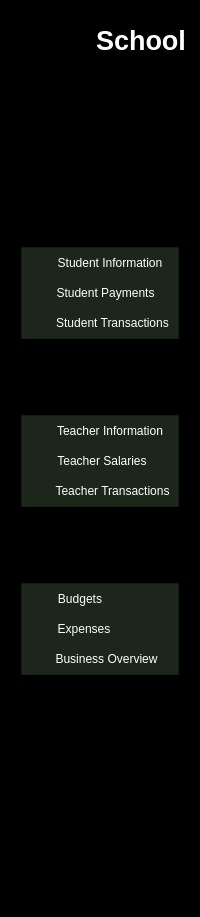
      <widget class="QWidget" name="icon_text_widget" native="true">
       <property name="styleSheet">
        <string notr="true">QWidget{
	background-color: rgb(0, 0, 0);
	color: rgb(255, 255, 255);
}

QPushButton { 
	height: 30px;
    border:none;
}</string>
       </property>
       <layout class="QVBoxLayout" name="verticalLayout_3">
        <property name="topMargin">
         <number>20</number>
        </property>
        <item>
         <layout class="QHBoxLayout" name="horizontalLayout">
          <property name="spacing">
           <number>15</number>
          </property>
          <property name="leftMargin">
           <number>30</number>
          </property>
          <property name="rightMargin">
           <number>0</number>
          </property>
          <item>
           <widget class="QLabel" name="label_4">
            <property name="minimumSize">
             <size>
              <width>40</width>
              <height>40</height>
             </size>
            </property>
            <property name="maximumSize">
             <size>
              <width>40</width>
              <height>40</height>
             </size>
            </property>
            <property name="text">
             <string/>
            </property>
            <property name="pixmap">
             <pixmap resource="resources.qrc">:/Icons/logo.png</pixmap>
            </property>
            <property name="scaledContents">
             <bool>true</bool>
            </property>
           </widget>
          </item>
          <item>
           <widget class="QLabel" name="label_5">
            <property name="font">
             <font>
              <pointsize>20</pointsize>
              <weight>75</weight>
              <bold>true</bold>
             </font>
            </property>
            <property name="styleSheet">
             <string notr="true">color: rgb(255, 255, 255);</string>
            </property>
            <property name="text">
             <string>School</string>
            </property>
           </widget>
          </item>
         </layout>
        </item>
        <item>
         <layout class="QVBoxLayout" name="verticalLayout">
          <property name="spacing">
           <number>20</number>
          </property>
          <property name="topMargin">
           <number>35</number>
          </property>
          <item>
           <widget class="QPushButton" name="dashboard_btn_2">
            <property name="styleSheet">
             <string notr="true">QPushButton { 
	padding-left:-60px;
	height: 30px;
    border:none;
}

QPushButton:checked {
	background-color: rgb(255, 255, 255);
    border:none;
	border-radius: 3px;
}


</string>
            </property>
            <property name="text">
             <string/>
            </property>
            <property name="icon">
             <iconset resource="resources.qrc">
              <normaloff>:/Icons/dashboard2.png</normaloff>
              <normalon>:/Icons/dashboard1.png</normalon>:/Icons/dashboard2.png</iconset>
            </property>
            <property name="iconSize">
             <size>
              <width>100</width>
              <height>60</height>
             </size>
            </property>
            <property name="checkable">
             <bool>true</bool>
            </property>
            <property name="autoExclusive">
             <bool>false</bool>
            </property>
           </widget>
          </item>
          <item>
           <widget class="QPushButton" name="institution_btn_2">
            <property name="styleSheet">
             <string notr="true">QPushButton{
	padding-left:-65px;
}

QPushButton:checked {
	background-color: rgb(255, 255, 255);
    border:none;
	border-radius: 3px;
}


</string>
            </property>
            <property name="text">
             <string/>
            </property>
            <property name="icon">
             <iconset resource="resources.qrc">
              <normaloff>:/Icons/institution2.png</normaloff>
              <normalon>:/Icons/institution1.png</normalon>:/Icons/institution2.png</iconset>
            </property>
            <property name="iconSize">
             <size>
              <width>100</width>
              <height>60</height>
             </size>
            </property>
            <property name="checkable">
             <bool>true</bool>
            </property>
            <property name="autoExclusive">
             <bool>false</bool>
            </property>
           </widget>
          </item>
          <item>
           <widget class="QFrame" name="frame">
            <property name="frameShape">
             <enum>QFrame::StyledPanel</enum>
            </property>
            <property name="frameShadow">
             <enum>QFrame::Raised</enum>
            </property>
            <layout class="QVBoxLayout" name="verticalLayout_7">
             <item>
              <widget class="QPushButton" name="students_btn_3">
               <property name="styleSheet">
                <string notr="true">height:30px;</string>
               </property>
               <property name="text">
                <string/>
               </property>
               <property name="icon">
                <iconset resource="resources.qrc">
                 <normaloff>:/Icons/students3.png</normaloff>
                 <normalon>:/Icons/students4.png</normalon>:/Icons/students3.png</iconset>
               </property>
               <property name="iconSize">
                <size>
                 <width>200</width>
                 <height>60</height>
                </size>
               </property>
               <property name="checkable">
                <bool>true</bool>
               </property>
               <property name="autoExclusive">
                <bool>false</bool>
               </property>
              </widget>
             </item>
             <item>
              <widget class="QFrame" name="students_dropdown_2">
               <property name="styleSheet">
                <string notr="true">background-color: rgb(29, 38, 27);</string>
               </property>
               <property name="frameShape">
                <enum>QFrame::StyledPanel</enum>
               </property>
               <property name="frameShadow">
                <enum>QFrame::Raised</enum>
               </property>
               <layout class="QVBoxLayout" name="verticalLayout_23">
                <property name="spacing">
                 <number>0</number>
                </property>
                <property name="leftMargin">
                 <number>0</number>
                </property>
                <property name="topMargin">
                 <number>0</number>
                </property>
                <property name="rightMargin">
                 <number>0</number>
                </property>
                <property name="bottomMargin">
                 <number>0</number>
                </property>
                <item>
                 <widget class="QPushButton" name="student_info_btn_3">
                  <property name="styleSheet">
                   <string notr="true">QPushButton {
  padding-left: 20px;
  height: 30px;
  border:none;
}

QPushButton:hover {
    color: #12B298;
}</string>
                  </property>
                  <property name="text">
                   <string>Student Information</string>
                  </property>
                  <property name="checkable">
                   <bool>true</bool>
                  </property>
                  <property name="autoExclusive">
                   <bool>false</bool>
                  </property>
                 </widget>
                </item>
                <item>
                 <widget class="QPushButton" name="student_payments_btn_3">
                  <property name="styleSheet">
                   <string notr="true">

QPushButton {
padding-left: 11px;
height: 30px;
 border:none;
}
QPushButton:hover {
    color: #12B298;
}</string>
                  </property>
                  <property name="text">
                   <string>Student Payments</string>
                  </property>
                  <property name="checkable">
                   <bool>true</bool>
                  </property>
                  <property name="autoExclusive">
                   <bool>false</bool>
                  </property>
                 </widget>
                </item>
                <item>
                 <widget class="QPushButton" name="student_transactions_btn_3">
                  <property name="styleSheet">
                   <string notr="true">QPushButton {
padding-left: 25px;
height: 30px;
 border:none;
}
QPushButton:hover {
    color: #12B298;
}</string>
                  </property>
                  <property name="text">
                   <string>Student Transactions</string>
                  </property>
                  <property name="checkable">
                   <bool>true</bool>
                  </property>
                  <property name="autoExclusive">
                   <bool>false</bool>
                  </property>
                 </widget>
                </item>
               </layout>
              </widget>
             </item>
            </layout>
           </widget>
          </item>
          <item>
           <widget class="QFrame" name="frame_2">
            <property name="frameShape">
             <enum>QFrame::StyledPanel</enum>
            </property>
            <property name="frameShadow">
             <enum>QFrame::Raised</enum>
            </property>
            <layout class="QVBoxLayout" name="verticalLayout_8">
             <item>
              <widget class="QPushButton" name="teachers_btn_4">
               <property name="styleSheet">
                <string notr="true">height: 30px;</string>
               </property>
               <property name="text">
                <string/>
               </property>
               <property name="icon">
                <iconset resource="resources.qrc">
                 <normaloff>:/Icons/teachers3.png</normaloff>
                 <normalon>:/Icons/teachers4.png</normalon>:/Icons/teachers3.png</iconset>
               </property>
               <property name="iconSize">
                <size>
                 <width>200</width>
                 <height>60</height>
                </size>
               </property>
               <property name="checkable">
                <bool>true</bool>
               </property>
               <property name="autoExclusive">
                <bool>false</bool>
               </property>
              </widget>
             </item>
             <item>
              <widget class="QFrame" name="teachers_dropdown_2">
               <property name="enabled">
                <bool>true</bool>
               </property>
               <property name="styleSheet">
                <string notr="true">background-color: rgb(29, 38, 27);</string>
               </property>
               <property name="frameShape">
                <enum>QFrame::StyledPanel</enum>
               </property>
               <property name="frameShadow">
                <enum>QFrame::Raised</enum>
               </property>
               <layout class="QVBoxLayout" name="verticalLayout_24">
                <property name="spacing">
                 <number>0</number>
                </property>
                <property name="leftMargin">
                 <number>0</number>
                </property>
                <property name="topMargin">
                 <number>0</number>
                </property>
                <property name="rightMargin">
                 <number>0</number>
                </property>
                <property name="bottomMargin">
                 <number>0</number>
                </property>
                <item>
                 <widget class="QPushButton" name="teacher_info_btn_3">
                  <property name="styleSheet">
                   <string notr="true">QPushButton {
padding-left: 20px;
height: 30px;
border:none;

}
QPushButton:hover {
    color: #12B298;
}</string>
                  </property>
                  <property name="text">
                   <string>Teacher Information</string>
                  </property>
                  <property name="checkable">
                   <bool>true</bool>
                  </property>
                  <property name="autoExclusive">
                   <bool>false</bool>
                  </property>
                 </widget>
                </item>
                <item>
                 <widget class="QPushButton" name="teacher_salaries_btn_3">
                  <property name="styleSheet">
                   <string notr="true">QPushButton {
padding-left: 4px;
height: 30px;
border:none;

}
QPushButton:hover {
    color: #12B298;
}</string>
                  </property>
                  <property name="text">
                   <string>Teacher Salaries</string>
                  </property>
                  <property name="checkable">
                   <bool>true</bool>
                  </property>
                  <property name="autoExclusive">
                   <bool>false</bool>
                  </property>
                 </widget>
                </item>
                <item>
                 <widget class="QPushButton" name="teacher_transactions_btn_3">
                  <property name="styleSheet">
                   <string notr="true">QPushButton {
padding-left: 25px;
height: 30px;
border:none;
}
QPushButton:hover {
    color: #12B298;
}</string>
                  </property>
                  <property name="text">
                   <string>Teacher Transactions</string>
                  </property>
                  <property name="checkable">
                   <bool>true</bool>
                  </property>
                  <property name="autoExclusive">
                   <bool>false</bool>
                  </property>
                 </widget>
                </item>
               </layout>
              </widget>
             </item>
            </layout>
           </widget>
          </item>
          <item>
           <widget class="QFrame" name="frame_3">
            <property name="frameShape">
             <enum>QFrame::StyledPanel</enum>
            </property>
            <property name="frameShadow">
             <enum>QFrame::Raised</enum>
            </property>
            <layout class="QVBoxLayout" name="verticalLayout_9">
             <item>
              <widget class="QPushButton" name="finances_btn_3">
               <property name="styleSheet">
                <string notr="true">height: 30px;</string>
               </property>
               <property name="text">
                <string/>
               </property>
               <property name="icon">
                <iconset resource="resources.qrc">
                 <normaloff>:/Icons/finances3.png</normaloff>
                 <normalon>:/Icons/finances4.png</normalon>:/Icons/finances3.png</iconset>
               </property>
               <property name="iconSize">
                <size>
                 <width>200</width>
                 <height>60</height>
                </size>
               </property>
               <property name="checkable">
                <bool>true</bool>
               </property>
               <property name="autoExclusive">
                <bool>false</bool>
               </property>
              </widget>
             </item>
             <item>
              <widget class="QFrame" name="finances_dropdown_2">
               <property name="styleSheet">
                <string notr="true">background-color: rgb(29, 38, 27);</string>
               </property>
               <property name="frameShape">
                <enum>QFrame::StyledPanel</enum>
               </property>
               <property name="frameShadow">
                <enum>QFrame::Raised</enum>
               </property>
               <layout class="QVBoxLayout" name="verticalLayout_25">
                <property name="spacing">
                 <number>0</number>
                </property>
                <property name="leftMargin">
                 <number>0</number>
                </property>
                <property name="topMargin">
                 <number>0</number>
                </property>
                <property name="rightMargin">
                 <number>0</number>
                </property>
                <property name="bottomMargin">
                 <number>0</number>
                </property>
                <item>
                 <widget class="QPushButton" name="budgets_btn_3">
                  <property name="styleSheet">
                   <string notr="true">QPushButton {
padding-left: -40px;
height: 30px;
border:none;
}
QPushButton:hover {
    color: #12B298;
}</string>
                  </property>
                  <property name="text">
                   <string>Budgets</string>
                  </property>
                  <property name="checkable">
                   <bool>true</bool>
                  </property>
                  <property name="autoExclusive">
                   <bool>false</bool>
                  </property>
                 </widget>
                </item>
                <item>
                 <widget class="QPushButton" name="expenses_btn_3">
                  <property name="styleSheet">
                   <string notr="true">QPushButton {
padding-left: -32px;
height: 30px;
border:none;
}
QPushButton:hover {
    color: #12B298;
}</string>
                  </property>
                  <property name="text">
                   <string>Expenses</string>
                  </property>
                  <property name="checkable">
                   <bool>true</bool>
                  </property>
                  <property name="autoExclusive">
                   <bool>false</bool>
                  </property>
                 </widget>
                </item>
                <item>
                 <widget class="QPushButton" name="business_btn_3">
                  <property name="styleSheet">
                   <string notr="true">QPushButton {
padding-left: 13px;
height: 30px;
border:none;
}
QPushButton:hover {
    color: #12B298;
}</string>
                  </property>
                  <property name="text">
                   <string>Business Overview</string>
                  </property>
                  <property name="checkable">
                   <bool>true</bool>
                  </property>
                  <property name="autoExclusive">
                   <bool>false</bool>
                  </property>
                 </widget>
                </item>
               </layout>
              </widget>
             </item>
            </layout>
           </widget>
          </item>
         </layout>
        </item>
        <item>
         <spacer name="verticalSpacer">
          <property name="orientation">
           <enum>Qt::Vertical</enum>
          </property>
          <property name="sizeHint" stdset="0">
           <size>
            <width>20</width>
            <height>135</height>
           </size>
          </property>
         </spacer>
        </item>
        <item>
         <layout class="QVBoxLayout" name="verticalLayout_2">
          <property name="spacing">
           <number>20</number>
          </property>
          <item>
           <widget class="QPushButton" name="settings_btn_2">
            <property name="styleSheet">
             <string notr="true">QPushButton { 
	padding-left:-65px;
	height: 30px;
    border:none;
}

QPushButton:checked {
	background-color: rgb(255, 255, 255);
    border:none;
	border-radius: 3px;
}


</string>
            </property>
            <property name="text">
             <string/>
            </property>
            <property name="icon">
             <iconset resource="resources.qrc">
              <normaloff>:/Icons/settings2.png</normaloff>
              <normalon>:/Icons/settings1.png</normalon>:/Icons/settings2.png</iconset>
            </property>
            <property name="iconSize">
             <size>
              <width>100</width>
              <height>60</height>
             </size>
            </property>
            <property name="checkable">
             <bool>true</bool>
            </property>
            <property name="autoExclusive">
             <bool>false</bool>
            </property>
           </widget>
          </item>
          <item>
           <widget class="QPushButton" name="signout_btn_2">
            <property name="styleSheet">
             <string notr="true">QPushButton { 
	padding-left:-58px;
	height: 30px;
    border:none;
}

QPushButton:checked {
	background-color: rgb(255, 255, 255);
    border:none;
	border-radius: 3px;
}


</string>
            </property>
            <property name="text">
             <string/>
            </property>
            <property name="icon">
             <iconset resource="resources.qrc">
              <normaloff>:/Icons/signout2.png</normaloff>
              <normalon>:/Icons/signout1.png</normalon>:/Icons/signout2.png</iconset>
            </property>
            <property name="iconSize">
             <size>
              <width>100</width>
              <height>16</height>
             </size>
            </property>
            <property name="checkable">
             <bool>true</bool>
            </property>
            <property name="autoExclusive">
             <bool>true</bool>
            </property>
           </widget>
          </item>
         </layout>
        </item>
       </layout>
      </widget>
